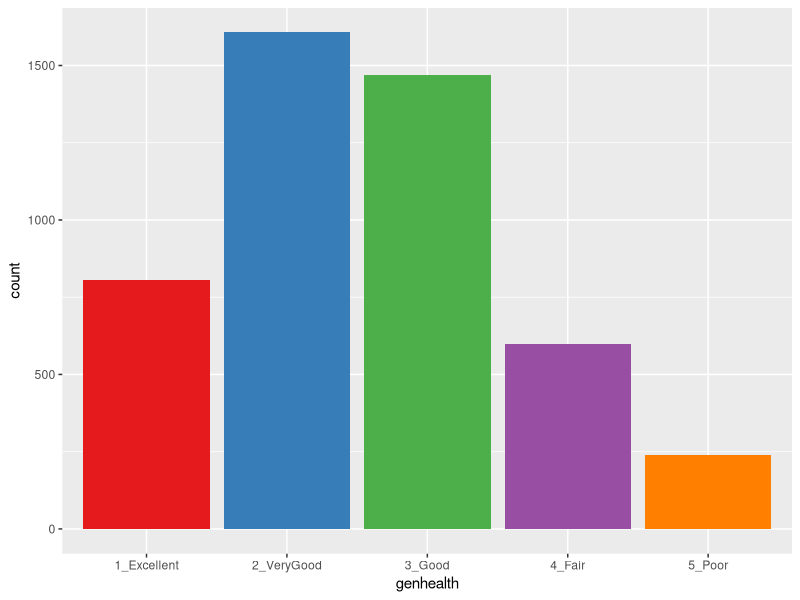
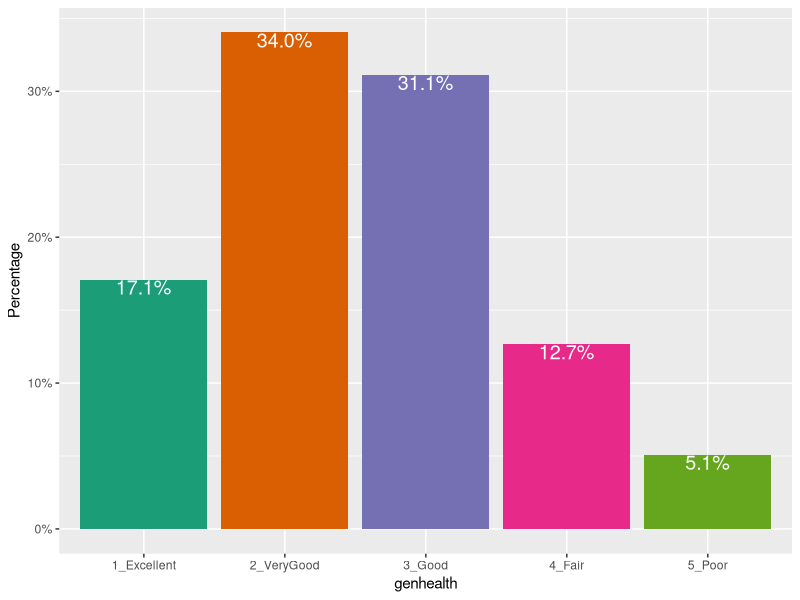
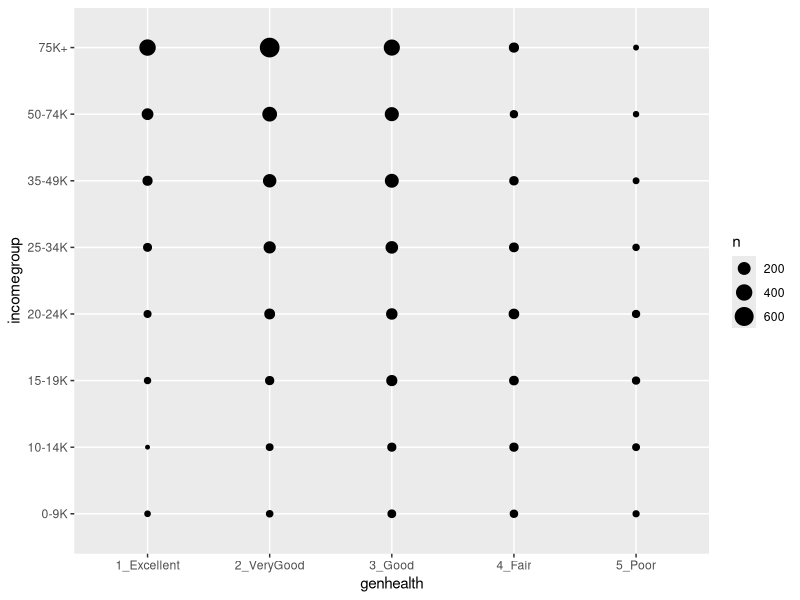
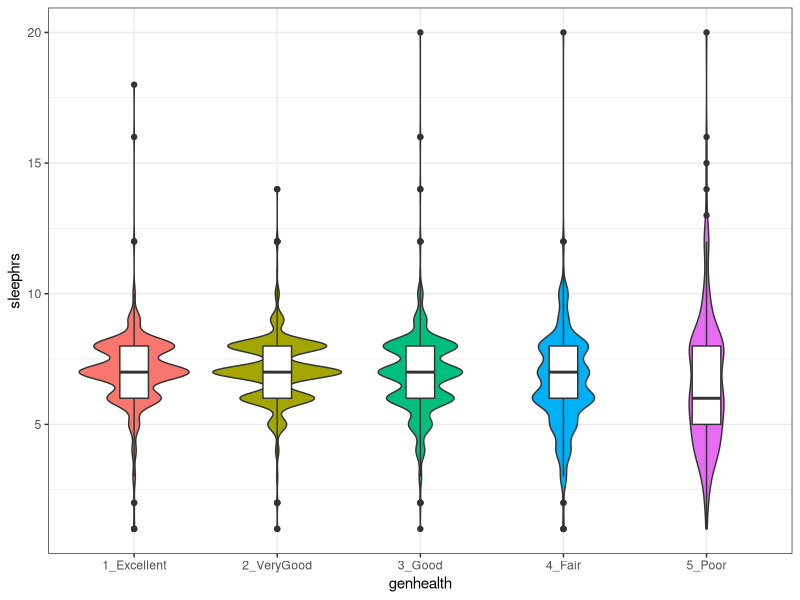

These figures' R source, in order: (Note: this script raises an error after producing the figures.)
## ---- chunk 1
library(knitr)
knitr::opts_chunk$set(comment = NA,
                      message = FALSE)

opts_knit$set(width=75)
## ---- chunk 2
library(skimr)
library(gmodels)
library(nnet)
library(rms)
library(MASS)
library(broom)
library(tidyverse)

skim_with(numeric = list(hist = NULL), 
          integer = list(hist = NULL))
## ---- chunk 3
smart_oh <- read.csv("smart_ohio.csv") %>% tbl_df
## ---- chunk 4
sm1 <- smart_oh %>%
    select(SEQNO, genhealth, physhealth, costprob, sleephrs, 
           incomegroup, bmi) %>%
    filter(bmi <= 60) %>%
    drop_na
## ---- chunk 5
sm1 <- sm1 %>%
    mutate(genh = fct_recode(genhealth,
                             "1-E" = "1_Excellent",
                             "2_VG" = "2_VeryGood",
                             "3_G" = "3_Good",
                             "4_F" = "4_Fair",
                             "5_P" = "5_Poor"),
           genh = factor(genh, ordered = TRUE),
           gen_n = as.numeric(genhealth))

sm1 %>% count(genh, gen_n, genhealth)
## ---- chunk 6
addmargins(table(sm1$incomegroup, sm1$genh))
## ---- chunk 7
addmargins(
    round(100*prop.table(
        table(sm1$incomegroup, sm1$genh)
        ,1)
        ,1)
    )
## ---- chunk 8
addmargins(
    round(100*prop.table(
        table(sm1$incomegroup, sm1$genh)
        ,2)
        ,1)
    )
## ---- chunk 9
xtabs(~ incomegroup + genh, data = sm1)
## ---- chunk 10
(sm1.tableA <- sm1 %>% count(incomegroup, genh))
## ---- chunk 11
xtabs(n ~ incomegroup + genh, data = sm1.tableA)
## ---- chunk 12
summary(xtabs(n ~ incomegroup + genh, data = sm1.tableA))
## ---- chunk 13
CrossTable(sm1$incomegroup, sm1$genh, chisq = T)
## ---- chunk 14
ggplot(sm1, aes(x = genhealth, fill = genhealth)) + 
    geom_bar() +
    scale_fill_brewer(palette = "Set1") +
    guides(fill = FALSE)
## ---- chunk 15
ggplot(sm1, aes(x = genhealth, fill = genhealth)) + 
    geom_bar(aes(y = (..count..)/sum(..count..))) +
    geom_text(aes(y = (..count..)/sum(..count..), 
                  label = scales::percent((..count..) / 
                                        sum(..count..))),
              stat = "count", vjust = 1, 
              color = "white", size = 5) +
    scale_y_continuous(labels = scales::percent) +
    scale_fill_brewer(palette = "Dark2") +
    guides(fill = FALSE) + 
    labs(y = "Percentage")
## ---- chunk 16
ggplot(sm1, aes(x = genhealth, y = incomegroup)) + 
    geom_count() 
## ---- chunk 17
sm1 %>% group_by(genh) %>%
    summarize(n(), mean(sleephrs), sd(sleephrs), median(sleephrs))
## ---- chunk 18
ggplot(sm1, aes(x = genhealth, y = sleephrs)) +
    geom_violin(aes(fill = genhealth), trim = TRUE) +
    geom_boxplot(width = 0.2) +
    guides(fill = FALSE, color = FALSE) +
    theme_bw()
## ---- chunk 19
m1 <- polr(genh ~ sleephrs, 
            data = sm1, Hess = TRUE)

summary(m1)

confint(m1)
## ---- chunk 20
temp.dat <- data.frame(name = c("Harry", "Sally"), 
                       sleephrs = c(6,5))

predict(m1, temp.dat, type = "p")
## ---- chunk 21
predict(m1, temp.dat)
## ---- chunk 22
addmargins(table(predict(m1), sm1$genh))
## ---- chunk 23
summary(m1)
## ---- chunk 24
m1$zeta
## ---- chunk 25
m1$coefficients
## ---- chunk 26
exp(coef(m1))
exp(confint(m1))
## ---- chunk 27
m0 <- polr(genh ~ 1, data = sm1)

anova(m1, m0)
## ---- chunk 28
AIC(m1, m0)
## ---- chunk 29
BIC(m1,m0)
## ---- chunk 30
(prob.6 <- exp(m1$zeta - 6*m1$coefficients)/(1 + exp(m1$zeta - 6*m1$coefficients)))
(prob.5 <- exp(m1$zeta - 5*m1$coefficients)/(1 + exp(m1$zeta - 5*m1$coefficients)))
## ---- chunk 31
(odds.6 = prob.6/(1-prob.6))
## ---- chunk 32
(odds.5 = prob.5/(1-prob.5))
## ---- chunk 33
odds.6/odds.5
## ---- chunk 34
log(odds.6/odds.5)
## ---- chunk 35
(m1_multi <- multinom(genh ~ sleephrs, data = sm1))
## ---- chunk 36
LL_1 <- logLik(m1)
LL_1m <- logLik(m1_multi)
(G <- -2 * (LL_1[1] - LL_1m[1]))
pchisq(G, 3, lower.tail = FALSE)
## ---- chunk 37
d <- datadist(sm1)
options(datadist = "d")
m1_lrm <- lrm(genh ~ sleephrs, data = sm1, x = T, y = T)

m1_lrm
## ---- chunk 38
summary(m1_lrm)
## ---- chunk 39
GGally::ggpairs(sm1 %>% 
                    select(bmi, sleephrs, costprob, genh))
## ---- chunk 40
m2 <- polr(genh ~ sleephrs + bmi + costprob, data = sm1)

summary(m2)
## ---- chunk 41
anova(m1, m2)
## ---- chunk 42
AIC(m1, m2)

BIC(m1, m2)
## ---- chunk 43
d <- datadist(sm1)
options(datadist = "d")
m2_lrm <- lrm(genh ~ sleephrs + bmi + costprob, 
              data = sm1, x = T, y = T)
m2_lrm
## ---- chunk 44
addmargins(table(predict(m2), sm1$genh))
## ---- chunk 45
exp(coef(m2))
exp(confint(m2))
## ---- chunk 46
summary(m2_lrm)
plot(summary(m2_lrm))
## ---- chunk 47
set.seed(43203); validate(m2_lrm)
## ---- chunk 48
(m2_multi <- multinom(genh ~ sleephrs + bmi + costprob, 
                      data = sm1))
## ---- chunk 49
LL_2 <- logLik(m2)
LL_2m <- logLik(m2_multi)
(G <- -2 * (LL_2[1] - LL_2m[1]))
pchisq(G, 9, lower.tail = FALSE)
## ---- chunk 50
par(mfrow = c(2,2))
resid(m2_lrm, 'score.binary', pl=TRUE)
par(mfrow= c(1,1))
## ---- chunk 51
fun.ge3 <- function(x) plogis(x - m2_lrm$coef[1] + m2_lrm$coef[2])
fun.ge4 <- function(x) plogis(x - m2_lrm$coef[1] + m2_lrm$coef[3])
fun.ge5 <- function(x) plogis(x - m2_lrm$coef[1] + m2_lrm$coef[4])

plot(nomogram(m2_lrm, fun=list('Prob Y >= 2 (VG or worse)' = plogis, 
                               'Prob Y >= 3 (Good or worse)' = fun.ge3,
                               'Prob Y >= 4 (Fair or Poor)' = fun.ge4,
                               'Prob Y = 5 (Poor)' = fun.ge5)))
## ---- chunk 52
ggplot(Predict(m2_lrm, fun = Mean(m2_lrm, code = TRUE)))
## ---- chunk 53
m3_lrm <- lrm(gen_n ~ rcs(sleephrs,3) + rcs(bmi, 4) + 
                  incomegroup + catg(costprob) + 
                  bmi %ia% costprob, 
              data = sm1, x = T, y = T)

m3_lrm
## ---- chunk 54
m3 <- polr(genh ~ rcs(sleephrs,3) + rcs(bmi, 4) + 
               incomegroup + costprob + 
               bmi %ia% costprob, data = sm1)
## ---- chunk 55
addmargins(table(predict(m3), sm1$genh))
## ---- chunk 56
fun.ge3 <- function(x) plogis(x - m3_lrm$coef[1] + m3_lrm$coef[2])
fun.ge4 <- function(x) plogis(x - m3_lrm$coef[1] + m3_lrm$coef[3])
fun.ge5 <- function(x) plogis(x - m3_lrm$coef[1] + m3_lrm$coef[4])

plot(nomogram(m3_lrm, fun=list('Prob Y >= 2 (VG or worse)' = plogis, 
                               'Prob Y >= 3 (Good or worse)' = fun.ge3,
                               'Prob Y >= 4 (Fair or Poor)' = fun.ge4,
                               'Prob Y = 5 (Poor)' = fun.ge5)))
## ---- chunk 57
ggplot(Predict(m3_lrm, fun = Mean(m3_lrm, code = TRUE)))
## ---- chunk 58
set.seed(43221); validate(m3_lrm)
